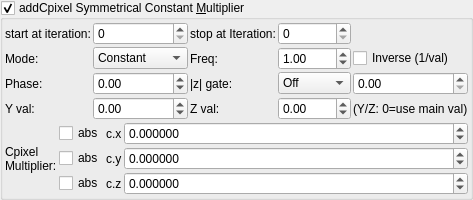
       <widget class="MyGroupBox" name="groupCheck_transf_addCpixel_enabled_false">
        <property name="toolTip">
         <string>&lt;html&gt;&lt;head/&gt;&lt;body&gt;&lt;p&gt;Cpixel is CVector3 c = ( c.x, c.y, c.z). It is each original point (pixel) in 3D space where the iteration starts from, ( c = original z for each point .) It is commonly found in formula structures z = f(z) + c.&lt;/p&gt;&lt;p&gt;The Cpixel multiplier effectively scales this point &amp;quot;c&amp;quot; towards the origin.&lt;/p&gt;&lt;p&gt;This transform allows the addition or subtraction of Cpixel, dependent on whether z is postive or negative.&lt;/p&gt;&lt;p&gt;e.g if &lt;span style=&quot; font-style:italic;&quot;&gt;z.x&lt;/span&gt; is positive then &lt;span style=&quot; font-style:italic;&quot;&gt;fabs(c.x)&lt;/span&gt; is added, if &lt;span style=&quot; font-style:italic;&quot;&gt;z.x&lt;/span&gt; is negative then &lt;span style=&quot; font-style:italic;&quot;&gt;fabs(c)&lt;/span&gt; is subtracted. &lt;/p&gt;&lt;p&gt;Also try negative addCpixel constant multipliers.&lt;/p&gt;&lt;p&gt;If checkBoxes are disabled then Cpixel remains signed.&lt;/p&gt;&lt;p&gt;&lt;br/&gt;&lt;/p&gt;&lt;/body&gt;&lt;/html&gt;</string>
        </property>
        <property name="title">
         <string>addCpixel Symmetrical Constant &amp;Multiplier</string>
        </property>
        <property name="checkable">
         <bool>true</bool>
        </property>
        <layout class="QVBoxLayout" name="verticalLayout_49">
         <property name="spacing">
          <number>2</number>
         </property>
         <property name="leftMargin">
          <number>2</number>
         </property>
         <property name="topMargin">
          <number>2</number>
         </property>
         <property name="rightMargin">
          <number>2</number>
         </property>
         <property name="bottomMargin">
          <number>2</number>
         </property>
         <item>
          <layout class="QGridLayout" name="gridLayout_8">
           <property name="spacing">
            <number>2</number>
           </property>
           <item row="0" column="1">
            <widget class="MySpinBox" name="spinboxInt_transf_multiplier_start_iter_2">
             <property name="sizePolicy">
              <sizepolicy hsizetype="Minimum" vsizetype="Maximum">
               <horstretch>0</horstretch>
               <verstretch>0</verstretch>
              </sizepolicy>
             </property>
             <property name="minimum">
              <number>0</number>
             </property>
             <property name="maximum">
              <number>999</number>
             </property>
             <property name="value">
              <number>0</number>
             </property>
            </widget>
           </item>
           <item row="0" column="0">
            <widget class="QLabel" name="label_56">
             <property name="text">
              <string>start at iteration:</string>
             </property>
            </widget>
           </item>
           <item row="0" column="2">
            <widget class="QLabel" name="label_57">
             <property name="text">
              <string>stop at Iteration:</string>
             </property>
            </widget>
           </item>
           <item row="0" column="3">
            <widget class="MySpinBox" name="spinboxInt_transf_multiplier_stop_iter_2">
             <property name="sizePolicy">
              <sizepolicy hsizetype="Minimum" vsizetype="Maximum">
               <horstretch>0</horstretch>
               <verstretch>0</verstretch>
              </sizepolicy>
             </property>
             <property name="maximum">
              <number>999</number>
             </property>
            </widget>
           </item>
      <item row="1" column="0">
       <widget class="QLabel"><property name="text"><string>Mode:</string></property></widget>
      </item>
      <item row="1" column="1">
       <widget class="MyComboBox" name="comboBox_transf_multiplier_value_mode_2">
        <item><property name="text"><string notr="true">Constant</string></property></item>
        <item><property name="text"><string notr="true">Sine</string></property></item>
        <item><property name="text"><string notr="true">Ramp</string></property></item>
        <item><property name="text"><string notr="true">Exponential</string></property></item>
        <item><property name="text"><string notr="true">Triangle</string></property></item>
        <item><property name="text"><string notr="true">Square</string></property></item>
        <item><property name="text"><string notr="true">Smoothstep</string></property></item>
        <item><property name="text"><string notr="true">Noise</string></property></item>
        <item><property name="text"><string notr="true">Ping-pong</string></property></item>
        <item><property name="text"><string notr="true">Stepped</string></property></item>
       </widget>
      </item>
      <item row="1" column="2">
       <widget class="QLabel"><property name="text"><string>Freq:</string></property></widget>
      </item>
      <item row="1" column="3">
       <widget class="MyDoubleSpinBox" name="spinbox_transf_multiplier_frequency_2">
        <property name="minimum"><double>0.01</double></property><property name="maximum"><double>100.0</double></property>
        <property name="singleStep"><double>0.1</double></property><property name="value"><double>1.0</double></property>
       </widget>
      </item>
      <item row="1" column="4" colspan="2">
       <widget class="MyCheckBox" name="checkBox_transf_multiplier_inverse_2">
        <property name="text"><string>Inverse (1/val)</string></property>
       </widget>
      </item>
      <item row="2" column="0">
       <widget class="QLabel"><property name="text"><string>Phase:</string></property></widget>
      </item>
      <item row="2" column="1">
       <widget class="MyDoubleSpinBox" name="spinbox_transf_multiplier_phase_2">
        <property name="minimum"><double>-10.0</double></property><property name="maximum"><double>10.0</double></property>
        <property name="singleStep"><double>0.1</double></property><property name="value"><double>0.0</double></property>
       </widget>
      </item>
      <item row="2" column="2">
       <widget class="QLabel"><property name="text"><string>|z| gate:</string></property></widget>
      </item>
      <item row="2" column="3">
       <widget class="MyComboBox" name="comboBox_transf_multiplier_threshold_mode_2">
        <item><property name="text"><string notr="true">Off</string></property></item>
        <item><property name="text"><string notr="true">&gt; thresh</string></property></item>
        <item><property name="text"><string notr="true">&lt; thresh</string></property></item>
       </widget>
      </item>
      <item row="2" column="4" colspan="2">
       <widget class="MyDoubleSpinBox" name="spinbox_transf_multiplier_threshold_2">
        <property name="minimum"><double>0.0</double></property><property name="maximum"><double>1000.0</double></property>
        <property name="singleStep"><double>0.1</double></property><property name="value"><double>0.0</double></property>
       </widget>
      </item>
      <item row="3" column="0">
       <widget class="QLabel"><property name="text"><string>Y val:</string></property></widget>
      </item>
      <item row="3" column="1">
       <widget class="MyDoubleSpinBox" name="spinbox_transf_multiplier_scale_y_2">
        <property name="minimum"><double>-100.0</double></property><property name="maximum"><double>100.0</double></property>
        <property name="singleStep"><double>0.01</double></property><property name="value"><double>0.0</double></property>
       </widget>
      </item>
      <item row="3" column="2">
       <widget class="QLabel"><property name="text"><string>Z val:</string></property></widget>
      </item>
      <item row="3" column="3">
       <widget class="MyDoubleSpinBox" name="spinbox_transf_multiplier_scale_z_2">
        <property name="minimum"><double>-100.0</double></property><property name="maximum"><double>100.0</double></property>
        <property name="singleStep"><double>0.01</double></property><property name="value"><double>0.0</double></property>
       </widget>
      </item>
      <item row="3" column="4" colspan="2">
       <widget class="QLabel"><property name="text"><string notr="true">(Y/Z: 0=use main val)</string></property></widget>
      </item>
          </layout>
         </item>
         <item>
          <layout class="QGridLayout" name="gridLayout_23" columnstretch="0,0,0,1">
           <property name="spacing">
            <number>2</number>
           </property>
           <item row="0" column="2">
            <widget class="QLabel" name="label_109">
             <property name="text">
              <string notr="true">c.x</string>
             </property>
            </widget>
           </item>
           <item row="2" column="3">
            <widget class="MyDoubleSpinBox" name="spinbox3_transf_constant_multiplier_000_z">
             <property name="sizePolicy">
              <sizepolicy hsizetype="Minimum" vsizetype="Maximum">
               <horstretch>0</horstretch>
               <verstretch>0</verstretch>
              </sizepolicy>
             </property>
             <property name="prefix">
              <string/>
             </property>
             <property name="suffix">
              <string/>
             </property>
             <property name="decimals">
              <number>6</number>
             </property>
             <property name="minimum">
              <double>-99.989999999999995</double>
             </property>
             <property name="maximum">
              <double>99.989999999999995</double>
             </property>
             <property name="singleStep">
              <double>0.100000000000000</double>
             </property>
            </widget>
           </item>
           <item row="2" column="1">
            <widget class="MyCheckBox" name="checkBox_transf_function_enabledz">
             <property name="text">
              <string notr="true">abs</string>
             </property>
            </widget>
           </item>
           <item row="1" column="3">
            <widget class="MyDoubleSpinBox" name="spinbox3_transf_constant_multiplier_000_y">
             <property name="sizePolicy">
              <sizepolicy hsizetype="Minimum" vsizetype="Maximum">
               <horstretch>0</horstretch>
               <verstretch>0</verstretch>
              </sizepolicy>
             </property>
             <property name="prefix">
              <string/>
             </property>
             <property name="suffix">
              <string/>
             </property>
             <property name="decimals">
              <number>6</number>
             </property>
             <property name="minimum">
              <double>-99.989999999999995</double>
             </property>
             <property name="maximum">
              <double>99.989999999999995</double>
             </property>
             <property name="singleStep">
              <double>0.100000000000000</double>
             </property>
            </widget>
           </item>
           <item row="2" column="2">
            <widget class="QLabel" name="label_111">
             <property name="text">
              <string notr="true">c.z</string>
             </property>
            </widget>
           </item>
           <item row="0" column="1">
            <widget class="MyCheckBox" name="checkBox_transf_function_enabledx">
             <property name="text">
              <string notr="true">abs</string>
             </property>
            </widget>
           </item>
           <item row="1" column="1">
            <widget class="MyCheckBox" name="checkBox_transf_function_enabledy">
             <property name="text">
              <string notr="true">abs</string>
             </property>
            </widget>
           </item>
           <item row="0" column="3">
            <widget class="MyDoubleSpinBox" name="spinbox3_transf_constant_multiplier_000_x">
             <property name="sizePolicy">
              <sizepolicy hsizetype="Minimum" vsizetype="Maximum">
               <horstretch>0</horstretch>
               <verstretch>0</verstretch>
              </sizepolicy>
             </property>
             <property name="prefix">
              <string/>
             </property>
             <property name="suffix">
              <string/>
             </property>
             <property name="decimals">
              <number>6</number>
             </property>
             <property name="minimum">
              <double>-99.989999999999995</double>
             </property>
             <property name="maximum">
              <double>99.989999999999995</double>
             </property>
             <property name="singleStep">
              <double>0.100000000000000</double>
             </property>
            </widget>
           </item>
           <item row="1" column="2">
            <widget class="QLabel" name="label_110">
             <property name="text">
              <string notr="true">c.y</string>
             </property>
            </widget>
           </item>
           <item row="0" column="0" rowspan="3">
            <widget class="QLabel" name="label_112">
             <property name="text">
              <string>Cpixel
Multiplier:</string>
             </property>
            </widget>
           </item>
          </layout>
         </item>
        </layout>
       </widget>
